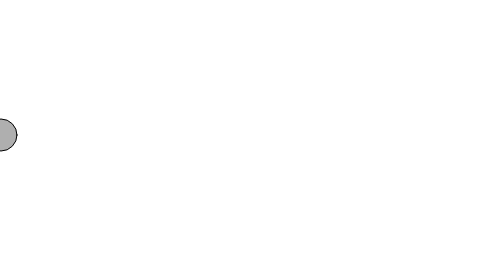
Frame 1 (no input)
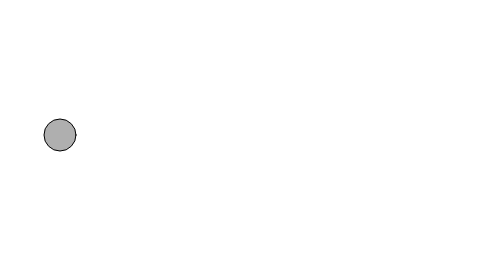
Frame 60 (no input)
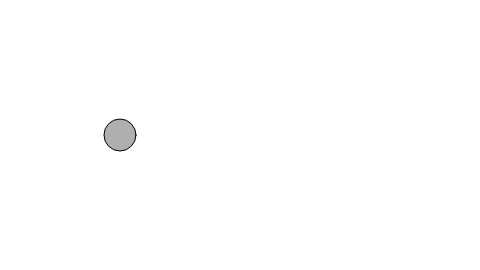
Frame 120 (the mouse pressed at the canvas centre since frame 60)

The p5.js sketch that drew these frames (run headless with seeded random() and noise() and a simulated clock; from frame 60 on, the mouse is pressed at the canvas centre):

// p5.js sketch
// ── sketch.js
// Learning Processing
// Daniel Shiffman
// http://www.learningprocessing.com

// Example 7-3: Bouncing ball with functions

// Declare all global variables (stays the same)
var x = 0;
var speed = 1;

// Setup does not change
function setup() {
  createCanvas(480, 270);
}

function draw() {
  background(255);
  move(); // Instead of writing out all the code about the ball is draw(), we simply call three functions. How do we know the names of these functions? We made them up!
  bounce();
  display();
}

// Where should functions be placed?
// You can define your functions anywhere in the code outside of setup() and draw().
// However, the convention is to place your function definitions below draw().

// A function to move the ball
function move() { 
  // Change the x location by speed
  x = x + speed;
}

// A function to bounce the ball
function bounce() {
  // If we’ve reached an edge, reverse speed
  if ((x > width) || (x < 0)) {
    speed = speed * - 1;
  }
}

// A function to display the ball
function display() {
  stroke(0);
  fill(175);
  ellipse(x,height/2,32,32);
}
